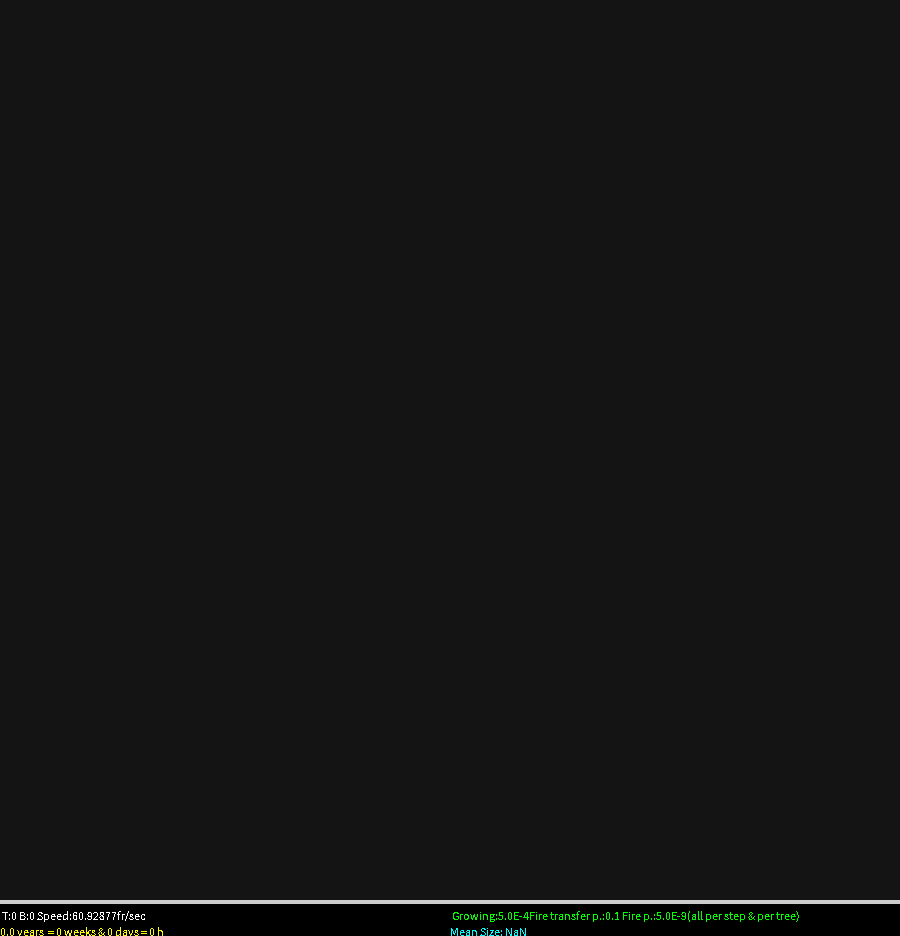
Frame 1 (no input)
Frame 60 (the mouse pressed at the canvas centre just before this capture): identical to frame 1, image omitted
Frame 120 (the mouse held since frame 60 and released just before this capture): identical to frame 1, image omitted

The Processing sketch that drew this single still picture (run headless with seeded random() and noise(); from frame 60 on, the mouse is pressed at the canvas centre):

// Processing sketch: ForestFireTimeManip
// ── ForestFireTimeManip.pde
//"Forest fire with regeneration" - my private version 
//The "forest fire" model is very classic, although here we have an personal version
//with an attempt to make time relations more realistic
/////////////////////////////////////////////////////////////////////////////////////

//One step is equivalent to one hour
int week=24*7;    //how many steps is equivalent to one week?
float year=365.5*24; //how many steps is equivalent to one YEAR?

//Model parameters
int N=300;        //array side

int FireTimeDiv=50; //How long the tree is burning (divider for size)
float IgnitionP = 0.10; //Probability of fire transfer
float InitT=  0.00; //How many trees at start
float GrowS=  0.0005; //Growth per step
float SeedP=  0.0005; //How often new offspring emerging (per free cell)
float LightP= 0.000000005; //How often fire emerge (per tree)
int MatureT=220; //Max size of tree. Then will stop to grow

//2D "World" of trees
float World[][] = new float[N][N];

//For visualisation
int S=20;       //cell width & height
boolean is_burning=false;

//For statistics
int Step=0;

//Simple statistics
int empty=0;
int alives=0;
int burning=0;
double meanSize=0;

//Initialisation
void setup()
{
  size(900,936);
  S=width/N; //Side size
 
  for(int i=0;i<N;i++)
   for(int j=0;j<N;j++)
   if(random(0,1)<InitT)
    //World[i][j]=(int)random(MatureT); //FLAT DISTRIBUTION? RATHER NOT REALISTIC!
    World[i][j]=MatureT/2;
    else
    World[i][j]=0;
    
  frameRate(4*week);
  noSmooth();
  noStroke();
}

void draw()
{
  if(is_burning ||
     Step % (10*week) == 0)
      doVisualisation();
   
  is_burning=false; //We will check it in a moment
  doMonteCarloStep();
}

float Burn=0; //How many possibilities of ignition per step
void doMonteCarloStep()
{
  //Very rare firing - we cheat a bit, but we avoid random calls to almost every cell!
  Burn+=N*N*LightP; //The probability is per cell per step. So over time, the counter increases.
  for(;Burn>1;) //Spontaneous ignition
      {
        int i=(int)random(N);
        int j=(int)random(N);
        if(World[i][j]>0)
        {
          World[i][j]=(int)(-World[i][j]/FireTimeDiv - 1); //At least one step 
          Burn--;
          is_burning=true; //At least one! DO VISUALISATION!
        }
      }
      
  //Reszta akcji
  int M=N*N;
  for(int m=0;m<M;m++) //Processing is CASE SENSITIVE. But utilising this, is not a good praktise. 
  {
    int i=(int)random(N);
    int j=(int)random(N);
    if(World[i][j]==0) //Free or burned cell
    {
      if(random(0,1)<SeedP)
          World[i][j]=1; //New seedling
    }
    else
    if(World[i][j]>0) //TREE
    {
      if(World[i][j]<MatureT)
            World[i][j]+=GrowS;
    }
    else //Negative means still burning!
    {
       //Ignite neighbors!
       for(int l=-1;l<2;l++) //Moore neighborhood
        for(int k=-1;k<2;k++)        
        {
            int a=(N+i+l)%N;
            int b=(N+j+k)%N;
            if(World[a][b]>0 //If is still not burning
            && random(0,1)<IgnitionP) //May ignite
             {
               World[a][b]=(int)(-World[a][b]/FireTimeDiv - 1); //At least one step
               //println(World[a][b],"!");
               is_burning=true; //At least one! DO VISUALISATION!
             }
        }
       //Burn more
       World[i][j]++; //Until 0
    }
  }
  //Step completed
  Step++;
}

void doVisualisation()
{
  empty=0;alives=0;burning=0; //Simple counting will be done during visualisation
  meanSize=0;
  
 for(int i=0;i<N;i++) //visualisation
  for(int j=0;j<N;j++)
  {
    if(World[i][j]==0) //Free or burned cell
    {
      fill(20,20,20);
      empty++;
    }
    else
    if(World[i][j]>0) //TREE
    {
      int col=30+(int)World[i][j];
      if(col>255) col=255;
      fill(0,col,0);
      alives++;
      meanSize+=World[i][j];
    }
    else //Burning!
    {
      fill(50+random(205),random(255),0);
      burning++;
    }  
    rect(i*S,j*S,S,S);
  } 
  
  fill(0);
  rect(0,height,width,-32);
  
  if(!is_burning)
    fill(255);
  else
    fill(50+random(205),random(255),0);
  meanSize/=alives;
  text(" T:"+alives+" B:"+burning+" Speed:"+frameRate+"fr/sec",0,height-16);
  fill(0,255,0);
  text(" Growing:"+GrowS+"Fire transfer p.:"+IgnitionP+" Fire p.:"+LightP+"(all per step & per tree)",width/2,height-16);
  fill(255,255,0);
  text(Step/year+" years  = "+Step/week+" weeks & " 
    + (Step%week)/24 + " days = " 
    + Step + " h"  ,0,height);
  fill(0,255,255);
  text("Mean Size: "+meanSize+" ",width/2,height);
}





/// @date 2026-10-29 ( → https://github.com/borkowsk/bookProcessingEN)
